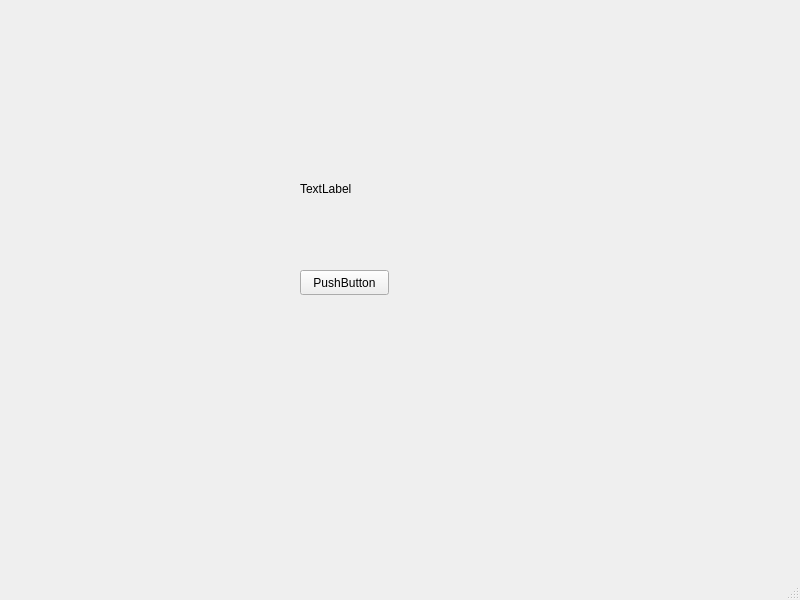
<?xml version="1.0" encoding="UTF-8"?>
<ui version="4.0">
 <class>MainWindow</class>
 <widget class="QMainWindow" name="MainWindow">
  <property name="geometry">
   <rect>
    <x>0</x>
    <y>0</y>
    <width>800</width>
    <height>600</height>
   </rect>
  </property>
  <property name="windowTitle">
   <string>MainWindow</string>
  </property>
  <widget class="QWidget" name="centralwidget">
   <widget class="QPushButton" name="pushButton">
    <property name="geometry">
     <rect>
      <x>300</x>
      <y>270</y>
      <width>89</width>
      <height>25</height>
     </rect>
    </property>
    <property name="text">
     <string>PushButton</string>
    </property>
   </widget>
   <widget class="QLabel" name="label">
    <property name="geometry">
     <rect>
      <x>300</x>
      <y>180</y>
      <width>67</width>
      <height>17</height>
     </rect>
    </property>
    <property name="text">
     <string>TextLabel</string>
    </property>
   </widget>
  </widget>
  <widget class="QMenuBar" name="menubar">
   <property name="geometry">
    <rect>
     <x>0</x>
     <y>0</y>
     <width>800</width>
     <height>22</height>
    </rect>
   </property>
  </widget>
  <widget class="QStatusBar" name="statusbar"/>
 </widget>
 <resources/>
 <connections/>
</ui>
